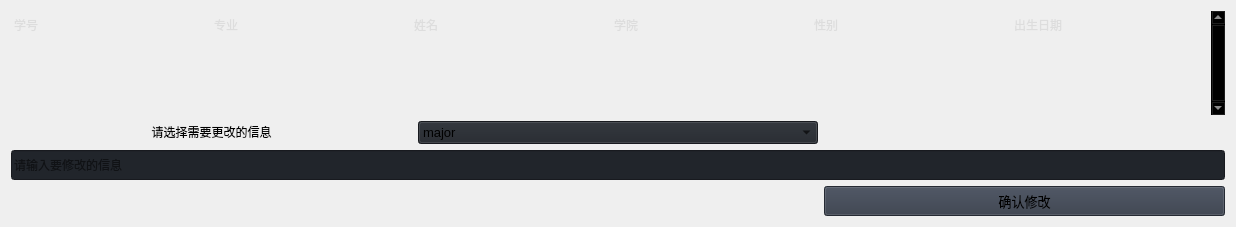
                     <widget class="QWidget" name="info_page">
                      <layout class="QGridLayout" name="gridLayout_19">
                       <item row="3" column="2">
                        <widget class="QPushButton" name="btn_info_change_confirm_3">
                         <property name="minimumSize">
                          <size>
                           <width>150</width>
                           <height>30</height>
                          </size>
                         </property>
                         <property name="font">
                          <font>
                           <family>Segoe UI</family>
                           <pointsize>10</pointsize>
                           <italic>false</italic>
                           <bold>false</bold>
                          </font>
                         </property>
                         <property name="cursor">
                          <cursorShape>PointingHandCursor</cursorShape>
                         </property>
                         <property name="styleSheet">
                          <string notr="true">background-color: rgb(52, 59, 72);</string>
                         </property>
                         <property name="text">
                          <string>确认修改</string>
                         </property>
                         <property name="icon">
                          <iconset resource="resources.qrc">
                           <normaloff>:/icons/images/icons/cil-pencil.png</normaloff>:/icons/images/icons/cil-pencil.png</iconset>
                         </property>
                        </widget>
                       </item>
                       <item row="1" column="0">
                        <widget class="QLabel" name="welcome_4">
                         <property name="text">
                          <string>&lt;html&gt;&lt;head/&gt;&lt;body&gt;&lt;p align=&quot;center&quot;&gt;请选择需要更改的信息&lt;/p&gt;&lt;/body&gt;&lt;/html&gt;</string>
                         </property>
                        </widget>
                       </item>
                       <item row="2" column="0" colspan="3">
                        <widget class="QLineEdit" name="changed_info">
                         <property name="minimumSize">
                          <size>
                           <width>0</width>
                           <height>30</height>
                          </size>
                         </property>
                         <property name="styleSheet">
                          <string notr="true">background-color: rgb(33, 37, 43);</string>
                         </property>
                         <property name="text">
                          <string/>
                         </property>
                         <property name="placeholderText">
                          <string>请输入要修改的信息</string>
                         </property>
                        </widget>
                       </item>
                       <item row="0" column="0" colspan="3">
                        <widget class="QTableWidget" name="student_info">
                         <property name="sizePolicy">
                          <sizepolicy hsizetype="Expanding" vsizetype="Expanding">
                           <horstretch>0</horstretch>
                           <verstretch>0</verstretch>
                          </sizepolicy>
                         </property>
                         <property name="palette">
                          <palette>
                           <active>
                            <colorrole role="WindowText">
                             <brush brushstyle="SolidPattern">
                              <color alpha="255">
                               <red>221</red>
                               <green>221</green>
                               <blue>221</blue>
                              </color>
                             </brush>
                            </colorrole>
                            <colorrole role="Button">
                             <brush brushstyle="SolidPattern">
                              <color alpha="0">
                               <red>0</red>
                               <green>0</green>
                               <blue>0</blue>
                              </color>
                             </brush>
                            </colorrole>
                            <colorrole role="Text">
                             <brush brushstyle="SolidPattern">
                              <color alpha="255">
                               <red>221</red>
                               <green>221</green>
                               <blue>221</blue>
                              </color>
                             </brush>
                            </colorrole>
                            <colorrole role="ButtonText">
                             <brush brushstyle="SolidPattern">
                              <color alpha="255">
                               <red>221</red>
                               <green>221</green>
                               <blue>221</blue>
                              </color>
                             </brush>
                            </colorrole>
                            <colorrole role="Base">
                             <brush brushstyle="NoBrush">
                              <color alpha="255">
                               <red>0</red>
                               <green>0</green>
                               <blue>0</blue>
                              </color>
                             </brush>
                            </colorrole>
                            <colorrole role="Window">
                             <brush brushstyle="SolidPattern">
                              <color alpha="0">
                               <red>0</red>
                               <green>0</green>
                               <blue>0</blue>
                              </color>
                             </brush>
                            </colorrole>
                            <colorrole role="PlaceholderText">
                             <brush brushstyle="SolidPattern">
                              <color alpha="255">
                               <red>221</red>
                               <green>221</green>
                               <blue>221</blue>
                              </color>
                             </brush>
                            </colorrole>
                           </active>
                           <inactive>
                            <colorrole role="WindowText">
                             <brush brushstyle="SolidPattern">
                              <color alpha="255">
                               <red>221</red>
                               <green>221</green>
                               <blue>221</blue>
                              </color>
                             </brush>
                            </colorrole>
                            <colorrole role="Button">
                             <brush brushstyle="SolidPattern">
                              <color alpha="0">
                               <red>0</red>
                               <green>0</green>
                               <blue>0</blue>
                              </color>
                             </brush>
                            </colorrole>
                            <colorrole role="Text">
                             <brush brushstyle="SolidPattern">
                              <color alpha="255">
                               <red>221</red>
                               <green>221</green>
                               <blue>221</blue>
                              </color>
                             </brush>
                            </colorrole>
                            <colorrole role="ButtonText">
                             <brush brushstyle="SolidPattern">
                              <color alpha="255">
                               <red>221</red>
                               <green>221</green>
                               <blue>221</blue>
                              </color>
                             </brush>
                            </colorrole>
                            <colorrole role="Base">
                             <brush brushstyle="NoBrush">
                              <color alpha="255">
                               <red>0</red>
                               <green>0</green>
                               <blue>0</blue>
                              </color>
                             </brush>
                            </colorrole>
                            <colorrole role="Window">
                             <brush brushstyle="SolidPattern">
                              <color alpha="0">
                               <red>0</red>
                               <green>0</green>
                               <blue>0</blue>
                              </color>
                             </brush>
                            </colorrole>
                            <colorrole role="PlaceholderText">
                             <brush brushstyle="SolidPattern">
                              <color alpha="255">
                               <red>221</red>
                               <green>221</green>
                               <blue>221</blue>
                              </color>
                             </brush>
                            </colorrole>
                           </inactive>
                           <disabled>
                            <colorrole role="WindowText">
                             <brush brushstyle="SolidPattern">
                              <color alpha="255">
                               <red>221</red>
                               <green>221</green>
                               <blue>221</blue>
                              </color>
                             </brush>
                            </colorrole>
                            <colorrole role="Button">
                             <brush brushstyle="SolidPattern">
                              <color alpha="0">
                               <red>0</red>
                               <green>0</green>
                               <blue>0</blue>
                              </color>
                             </brush>
                            </colorrole>
                            <colorrole role="Text">
                             <brush brushstyle="SolidPattern">
                              <color alpha="255">
                               <red>221</red>
                               <green>221</green>
                               <blue>221</blue>
                              </color>
                             </brush>
                            </colorrole>
                            <colorrole role="ButtonText">
                             <brush brushstyle="SolidPattern">
                              <color alpha="255">
                               <red>221</red>
                               <green>221</green>
                               <blue>221</blue>
                              </color>
                             </brush>
                            </colorrole>
                            <colorrole role="Base">
                             <brush brushstyle="NoBrush">
                              <color alpha="255">
                               <red>0</red>
                               <green>0</green>
                               <blue>0</blue>
                              </color>
                             </brush>
                            </colorrole>
                            <colorrole role="Window">
                             <brush brushstyle="SolidPattern">
                              <color alpha="0">
                               <red>0</red>
                               <green>0</green>
                               <blue>0</blue>
                              </color>
                             </brush>
                            </colorrole>
                            <colorrole role="PlaceholderText">
                             <brush brushstyle="SolidPattern">
                              <color alpha="255">
                               <red>221</red>
                               <green>221</green>
                               <blue>221</blue>
                              </color>
                             </brush>
                            </colorrole>
                           </disabled>
                          </palette>
                         </property>
                         <property name="frameShape">
                          <enum>QFrame::NoFrame</enum>
                         </property>
                         <property name="verticalScrollBarPolicy">
                          <enum>Qt::ScrollBarAlwaysOn</enum>
                         </property>
                         <property name="sizeAdjustPolicy">
                          <enum>QAbstractScrollArea::AdjustToContents</enum>
                         </property>
                         <property name="editTriggers">
                          <set>QAbstractItemView::NoEditTriggers</set>
                         </property>
                         <property name="selectionMode">
                          <enum>QAbstractItemView::SingleSelection</enum>
                         </property>
                         <property name="selectionBehavior">
                          <enum>QAbstractItemView::SelectRows</enum>
                         </property>
                         <property name="showGrid">
                          <bool>true</bool>
                         </property>
                         <property name="gridStyle">
                          <enum>Qt::SolidLine</enum>
                         </property>
                         <property name="sortingEnabled">
                          <bool>false</bool>
                         </property>
                         <attribute name="horizontalHeaderVisible">
                          <bool>false</bool>
                         </attribute>
                         <attribute name="horizontalHeaderCascadingSectionResizes">
                          <bool>true</bool>
                         </attribute>
                         <attribute name="horizontalHeaderDefaultSectionSize">
                          <number>200</number>
                         </attribute>
                         <attribute name="horizontalHeaderStretchLastSection">
                          <bool>true</bool>
                         </attribute>
                         <attribute name="verticalHeaderVisible">
                          <bool>false</bool>
                         </attribute>
                         <attribute name="verticalHeaderCascadingSectionResizes">
                          <bool>false</bool>
                         </attribute>
                         <attribute name="verticalHeaderHighlightSections">
                          <bool>false</bool>
                         </attribute>
                         <attribute name="verticalHeaderStretchLastSection">
                          <bool>true</bool>
                         </attribute>
                         <row>
                          <property name="text">
                           <string>New Row</string>
                          </property>
                          <property name="font">
                           <font>
                            <family>Segoe UI</family>
                           </font>
                          </property>
                         </row>
                         <row>
                          <property name="text">
                           <string>New Row</string>
                          </property>
                         </row>
                         <row>
                          <property name="text">
                           <string>New Row</string>
                          </property>
                         </row>
                         <column>
                          <property name="text">
                           <string>0</string>
                          </property>
                         </column>
                         <column>
                          <property name="text">
                           <string>1</string>
                          </property>
                         </column>
                         <column>
                          <property name="text">
                           <string>2</string>
                          </property>
                         </column>
                         <column>
                          <property name="text">
                           <string>3</string>
                          </property>
                         </column>
                         <column>
                          <property name="text">
                           <string>新建列</string>
                          </property>
                         </column>
                         <column>
                          <property name="text">
                           <string>新建列</string>
                          </property>
                         </column>
                         <item row="0" column="0">
                          <property name="text">
                           <string>学号</string>
                          </property>
                         </item>
                         <item row="0" column="1">
                          <property name="text">
                           <string>专业</string>
                          </property>
                         </item>
                         <item row="0" column="2">
                          <property name="text">
                           <string>姓名</string>
                          </property>
                         </item>
                         <item row="0" column="3">
                          <property name="text">
                           <string>学院</string>
                          </property>
                         </item>
                         <item row="0" column="4">
                          <property name="text">
                           <string>性别</string>
                          </property>
                         </item>
                         <item row="0" column="5">
                          <property name="text">
                           <string>出生日期</string>
                          </property>
                         </item>
                        </widget>
                       </item>
                       <item row="1" column="1">
                        <widget class="QComboBox" name="select_info">
                         <property name="font">
                          <font>
                           <family>Segoe UI</family>
                           <pointsize>10</pointsize>
                           <italic>false</italic>
                           <bold>false</bold>
                          </font>
                         </property>
                         <property name="autoFillBackground">
                          <bool>false</bool>
                         </property>
                         <property name="styleSheet">
                          <string notr="true">background-color: rgb(33, 37, 43);</string>
                         </property>
                         <property name="currentText">
                          <string>major</string>
                         </property>
                         <property name="currentIndex">
                          <number>0</number>
                         </property>
                         <property name="iconSize">
                          <size>
                           <width>16</width>
                           <height>16</height>
                          </size>
                         </property>
                         <property name="frame">
                          <bool>true</bool>
                         </property>
                         <item>
                          <property name="text">
                           <string>major</string>
                          </property>
                         </item>
                         <item>
                          <property name="text">
                           <string>dept</string>
                          </property>
                         </item>
                         <item>
                          <property name="text">
                           <string>birthday</string>
                          </property>
                         </item>
                         <item>
                          <property name="text">
                           <string>gender</string>
                          </property>
                         </item>
                        </widget>
                       </item>
                      </layout>
                     </widget>
